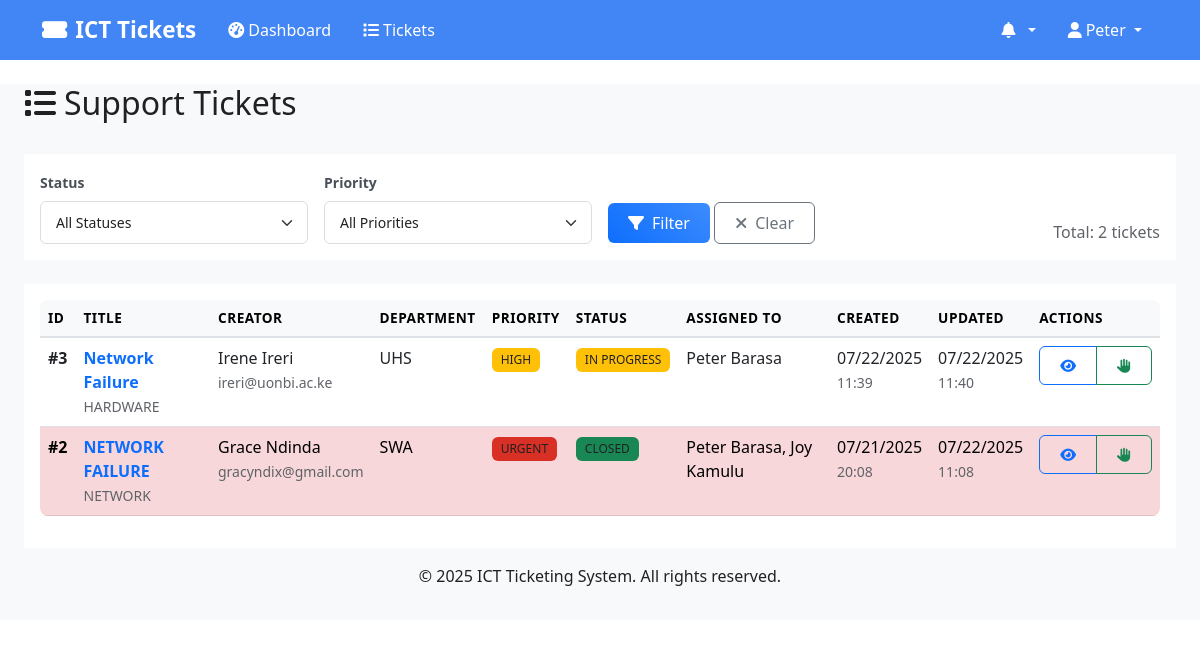
The app's page /tickets (signed in), older data.
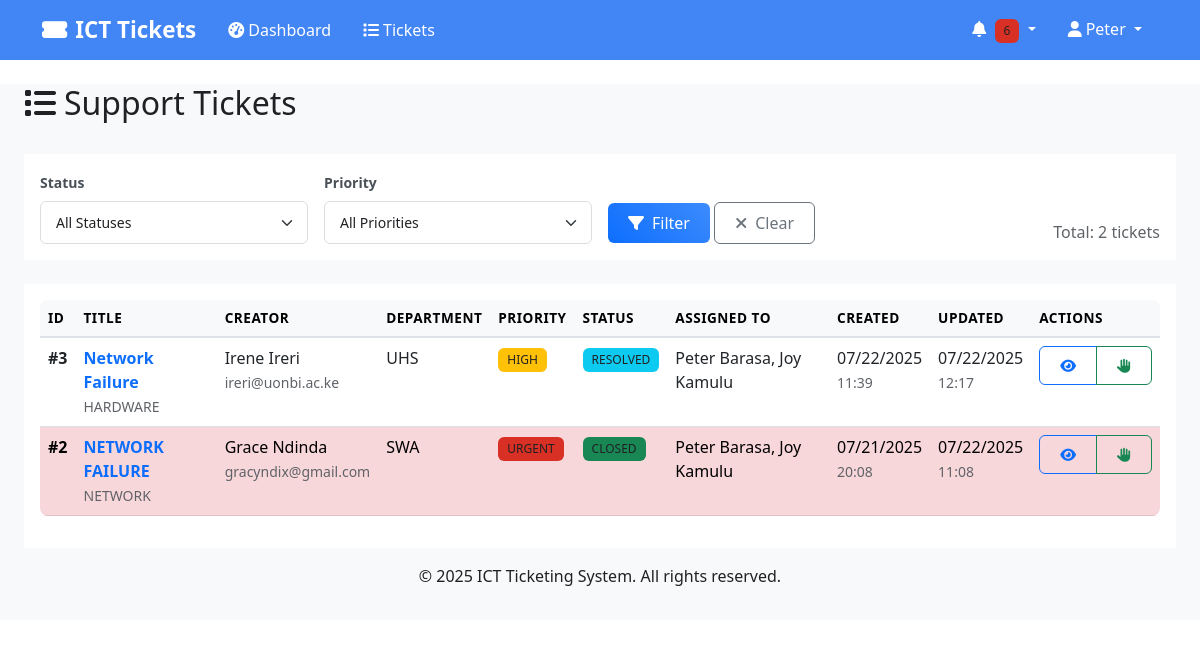
The same page, newer data.
### models.py (models this page shows, shortened)
class User(UserMixin, db.Model):
    __tablename__ = 'users'
    id = db.Column(db.Integer, primary_key=True)
    username = db.Column(db.String(80), unique=True, nullable=False)
    email = db.Column(db.String(120), unique=True, nullable=False)
    phone = db.Column(db.String(20), nullable=True)
    password_hash = db.Column(db.String(256), nullable=False)
    first_name = db.Column(db.String(50), nullable=False)
    last_name = db.Column(db.String(50), nullable=False)
    role = db.Column(db.String(20), nullable=False)  # 'user', 'tech', 'admin'
    department_id = db.Column(db.Integer, db.ForeignKey('departments.id'), nullable=True)
    is_active = db.Column(db.Boolean, default=True)
    created_at = db.Column(db.DateTime, default=datetime.utcnow)
    updated_at = db.Column(db.DateTime, default=datetime.utcnow, onupdate=datetime.utcnow)
    department = db.relationship('Department', backref='users')
    created_tickets = db.relationship('Ticket', foreign_keys='Ticket.created_by_id', backref='creator')
    @property
    def full_name(self):
        return f"{self.first_name} {self.last_name}"

class Ticket(db.Model):
    __tablename__ = 'tickets'
    id = db.Column(db.Integer, primary_key=True)
    title = db.Column(db.String(200), nullable=False)
    description = db.Column(db.Text, nullable=False)
    priority = db.Column(db.String(10), nullable=False)  # 'URGENT', 'HIGH', 'MEDIUM', 'LOW'
    status = db.Column(db.String(20), default='OPEN')  # 'OPEN', 'IN_PROGRESS', 'RESOLVED', 'CLOSED'
    category = db.Column(db.String(50), nullable=True)
    location = db.Column(db.String(100), nullable=True)
    unit = db.Column(db.String(50), nullable=True)  # For SWA departments (USHR, LSHR)
    created_by_id = db.Column(db.Integer, db.ForeignKey('users.id'), nullable=False)
    assigned_to_ids = db.Column(db.Text, nullable=True)  # Store comma-separated IDs for multiple assignments
    created_at = db.Column(db.DateTime, default=datetime.utcnow)
    updated_at = db.Column(db.DateTime, default=datetime.utcnow, onupdate=datetime.utcnow)
    resolved_at = db.Column(db.DateTime, nullable=True)
    closed_at = db.Column(db.DateTime, nullable=True)
    due_date = db.Column(db.DateTime, nullable=True)
    @property
    def assigned_techs(self):
        if not self.assigned_to_ids:
            return []
        ids = [int(id.strip()) for id in self.assigned_to_ids.split(',') if id.strip()]
        return User.query.filter(User.id.in_(ids)).all()
    comments = db.relationship('TicketComment', backref='ticket', cascade='all, delete-orphan')
    notifications = db.relationship('Notification', backref='ticket', cascade='all, delete-orphan')
    @property
    def priority_color(self):
        colors = {
            'URGENT': 'danger',
            'HIGH': 'warning',
            'MEDIUM': 'info',
            'LOW': 'success'
        }
        return colors.get(self.priority, 'secondary')
    @property
    def status_color(self):
        colors = {
            'OPEN': 'primary',
            'IN_PROGRESS': 'warning',
            'RESOLVED': 'info',
            'CLOSED': 'success'
        }
        return colors.get(self.status, 'secondary')

class Department(db.Model):
    __tablename__ = 'departments'
    id = db.Column(db.Integer, primary_key=True)
    name = db.Column(db.String(100), unique=True, nullable=False)
    code = db.Column(db.String(10), unique=True, nullable=False)
    description = db.Column(db.Text, nullable=True)
    created_at = db.Column(db.DateTime, default=datetime.utcnow)

### routes.py (the view)
@app.route('/tickets')
@login_required
def list_tickets():
    page = request.args.get('page', 1, type=int)
    status_filter = request.args.get('status', '')
    priority_filter = request.args.get('priority', '')
    query = Ticket.query
    if current_user.role == 'user':
        query = query.filter_by(created_by_id=current_user.id)
    elif current_user.role == 'tech':
        all_tickets = Ticket.query.all()
        filtered_tickets = []
        for ticket in all_tickets:
            is_assigned_to_me = False
            if ticket.assigned_to_ids:
                assigned_ids = [int(id.strip()) for id in ticket.assigned_to_ids.split(',') if id.strip()]
                is_assigned_to_me = current_user.id in assigned_ids
            is_unassigned = ticket.assigned_to_ids is None
            if is_assigned_to_me or is_unassigned:
                filtered_tickets.append(ticket)
        from sqlalchemy import or_
        ticket_ids = [t.id for t in filtered_tickets]
        if ticket_ids:
            query = query.filter(Ticket.id.in_(ticket_ids))
        else:
            query = query.filter(Ticket.id == -1)  # No results
    if status_filter:
        query = query.filter_by(status=status_filter)
    if priority_filter:
        query = query.filter_by(priority=priority_filter)
    tickets = query.order_by(Ticket.created_at.desc()).paginate(
        page=page, per_page=20, error_out=False
    )
    return render_template('ticket_list.html', tickets=tickets)

### templates/ticket_list.html (shortened to what this page needs)
{% extends "base.html" %}
{% block content %}
<div class="container-fluid">
    <div class="row">
        <div class="col-12">
            <div class="d-flex justify-content-between align-items-center mb-4">
                <h2><i class="fas fa-list me-2"></i>Support Tickets</h2>
            </div>
        </div>
    </div>
    <div class="row mb-4">
        <div class="col-12">
            <div class="card">
                <div class="card-body">
                    <form method="GET" class="row g-3 align-items-end">
                        <div class="col-md-3">
                            <label class="form-label">Status</label>
                            <select name="status" class="form-select">
                                <option value="">All Statuses</option>
                            </select>
                        </div>
                        <div class="col-md-3">
                            <label class="form-label">Priority</label>
                            <select name="priority" class="form-select">
                                <option value="">All Priorities</option>
                            </select>
                        </div>
                        <div class="col-md-3">
                            <button type="submit" class="btn btn-primary">
                                <i class="fas fa-filter me-2"></i>Filter
                            </button>
                            <a href="{{ url_for('list_tickets') }}" class="btn btn-outline-secondary">
                                <i class="fas fa-times me-2"></i>Clear
                            </a>
                        </div>
                        <div class="col-md-3 text-end">
                            <span class="text-muted">
                                Total: {{ tickets.total }} tickets
                            </span>
                        </div>
                    </form>
                </div>
            </div>
        </div>
    </div>
    <div class="row">
        <div class="col-12">
            <div class="card">
                <div class="card-body">
                    {% if tickets.items %}
                    <div class="table-responsive">
                        <table class="table table-hover">
                            <thead class="table-light">
                                <tr>
                                    <th>ID</th>
                                    <th>Title</th>
                                    <th>Creator</th>
                                    {% if current_user.role in ['tech', 'admin'] %}
                                    <th>Department</th>
                                    {% endif %}
                                    <th>Priority</th>
                                    <th>Status</th>
                                    <th>Assigned To</th>
                                    <th>Created</th>
                                    <th>Updated</th>
                                    <th>Actions</th>
                                </tr>
                            </thead>
                            <tbody>
                                {% for ticket in tickets.items %}
                                <tr class="{% if ticket.priority == 'URGENT' %}table-danger{% endif %}">
                                    <td><strong>#{{ ticket.id }}</strong></td>
                                    <td>
                                        <a href="{{ url_for('view_ticket', ticket_id=ticket.id) }}"
                                           class="text-decoration-none fw-bold">
                                            {{ ticket.title[:50] }}{% if ticket.title|length > 50 %}...{% endif %}
                                        </a>
                                        <br>
                                        <small class="text-muted">{{ ticket.category }}</small>
                                    </td>
                                    <td>
                                        {{ ticket.creator.full_name }}<br>
                                        <small class="text-muted">{{ ticket.creator.email }}</small>
                                    </td>
                                    {% if current_user.role in ['tech', 'admin'] %}
                                    <td>
                                        {% if ticket.creator.department %}
                                        {{ ticket.creator.department.code }}
                                        {% else %}
                                        <span class="text-muted">-</span>
                                        {% endif %}
                                    </td>
                                    {% endif %}
                                    <td>
                                        <span class="badge bg-{{ ticket.priority_color }}">
                                            {{ ticket.priority }}
                                        </span>
                                    </td>
                                    <td>
                                        <span class="badge bg-{{ ticket.status_color }}">
                                            {{ ticket.status.replace('_', ' ') }}
                                        </span>
                                    </td>
                                    <td>
                                {% if ticket.assigned_techs %}
                                    {% for tech in ticket.assigned_techs %}{{ tech.full_name }}{% if not loop.last %}, {% endif %}{% endfor %}
                                {% else %}
                                    Unassigned
                                {% endif %}
                            </td>
                                    <td>
                                        {{ ticket.created_at.strftime('%m/%d/%Y') }}<br>
                                        <small class="text-muted">{{ ticket.created_at.strftime('%H:%M') }}</small>
                                    </td>
                                    <td>
                                        {% if ticket.updated_at != ticket.created_at %}
                                        {{ ticket.updated_at.strftime('%m/%d/%Y') }}<br>
                                        <small class="text-muted">{{ ticket.updated_at.strftime('%H:%M') }}</small>
                                        {% else %}
                                        <span class="text-muted">-</span>
                                        {% endif %}
                                    </td>
                                    <td>
                                        <div class="btn-group" role="group">
                                            <a href="{{ url_for('view_ticket', ticket_id=ticket.id) }}"
                                               class="btn btn-sm btn-outline-primary">
                                                <i class="fas fa-eye"></i>
                                            </a>
                                            {% if current_user.role in ['tech', 'admin'] and not ticket.assigned_to_id %}
                                            <a href="{{ url_for('take_ticket', ticket_id=ticket.id) }}"
                                               class="btn btn-sm btn-outline-success">
                                                <i class="fas fa-hand-paper"></i>
                                            </a>
                                            {% endif %}
                                        </div>
                                    </td>
                                </tr>
                                {% endfor %}
                            </tbody>
                        </table>
                    </div>
                    {% endif %}
                </div>
            </div>
        </div>
    </div>
</div>
{% endblock %}

### templates/base.html (shortened to what this page needs)
<!DOCTYPE html>
<html lang="en">
<head>
    <link href="https://cdn.jsdelivr.net/npm/bootstrap@5.3.0/dist/css/bootstrap.min.css" rel="stylesheet">
    <link href="https://cdnjs.cloudflare.com/ajax/libs/font-awesome/6.4.0/css/all.min.css" rel="stylesheet">
    <link href="{{ url_for('static', filename='css/style.css') }}" rel="stylesheet">
</head>
<body>
    <nav class="navbar navbar-expand-lg shadow-sm" style="background-color: #4285f4 !important;">
        <div class="container" style="background-color: #4285f4;">
            <a class="navbar-brand" href="{{ url_for('dashboard' if current_user.is_authenticated else 'index') }}" style="color: #ffffff !important; font-weight: 600;">
                <i class="fas fa-ticket-alt me-2"></i>ICT Tickets
            </a>
            {% if current_user.is_authenticated %}
            <div class="collapse navbar-collapse" id="navbarNav">
                <ul class="navbar-nav me-auto">
                    <li class="nav-item">
                        <a class="nav-link" href="{{ url_for('dashboard') }}" style="color: #ffffff !important; font-weight: 500;">
                            <i class="fas fa-tachometer-alt me-1"></i>Dashboard
                        </a>
                    </li>
                    <li class="nav-item">
                        <a class="nav-link" href="{{ url_for('list_tickets') }}" style="color: #ffffff !important; font-weight: 500;">
                            <i class="fas fa-list me-1"></i>Tickets
                        </a>
                    </li>
                </ul>
                <ul class="navbar-nav">
                    <li class="nav-item dropdown">
                        <a class="nav-link dropdown-toggle" href="#" role="button" data-bs-toggle="dropdown" style="color: #ffffff !important; font-weight: 500;">
                            <i class="fas fa-bell me-1"></i>
                            {% set unread_count = 0 %}
                            {% if current_user.notifications is defined and current_user.notifications %}
                                {% set unread_count = current_user.notifications|selectattr('is_read', 'equalto', False)|list|length %}
                            {% endif %}
                            {% if unread_count > 0 %}
                            <span class="badge bg-danger">{{ unread_count }}</span>
                            {% endif %}
                        </a>
                            {% set recent_notifications = [] %}
                            {% if current_user.notifications is defined and current_user.notifications %}
                                {% set recent_notifications = current_user.notifications[:5] %}
                            {% endif %}
                    </li>
                    <li class="nav-item dropdown">
                        <a class="nav-link dropdown-toggle" href="#" role="button" data-bs-toggle="dropdown" style="color: #ffffff !important; font-weight: 500;">
                            <i class="fas fa-user me-1"></i>{{ current_user.first_name }}
                        </a>
                    </li>
                </ul>
            </div>
            {% endif %}
        </div>
    </nav>
    <main class="container-fluid mt-4">
        {% block content %}{% endblock %}
    </main>
    <footer class="bg-light text-center text-muted py-3 mt-5">
        <div class="container">
            <p>&copy; 2025 ICT Ticketing System. All rights reserved.</p>
        </div>
    </footer>
</body>
</html>

Row changes from the older to the newer data that the page shows:
shown differently, row unchanged: User "Peter Barasa": now shows ","
changed Ticket "Network Failure": status "IN_PROGRESS" → "RESOLVED" (drawn); status.replace "IN PROGRESS" → "RESOLVED"; gains User (full_name "Joy Kamulu"); updated_at "11:40" → "12:17"
Text that changed along with them:
{{ unread_count }}: (not shown) → "6"
